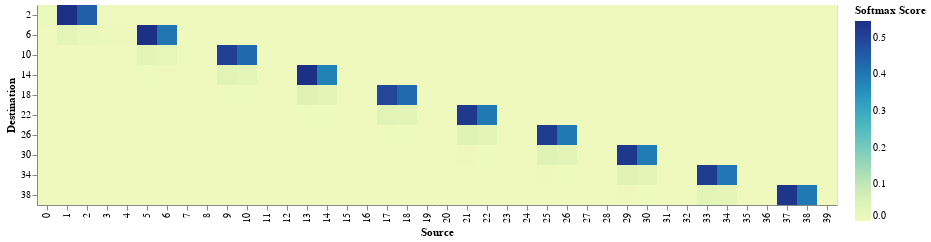

Source (notebook cell):
### Code cell
save_chart(
    plot_df(df, None, softmax=True),
    "img/expected_post_softmax_first_layer.pdf",
)

### Figure 1 — Vega-Lite specification as saved in the notebook (floating-point values rounded to 4 significant figures; data arrays with more than 128 entries replaced by an {"elided": "..."} marker saying what was removed)
{"config": {"view": {"continuousWidth": 300, "continuousHeight": 300}}, "data": {"name": "data-df6f0d47419c531d7e6447679d9e93fd"}, "mark": {"type": "rect", "height": 20, "width": 20}, "encoding": {"color": {"field": "Softmax Score", "type": "quantitative"}, "x": {"field": "Source", "type": "nominal"}, "y": {"field": "Destination", "type": "nominal"}}, "$schema": "https://vega.github.io/schema/vega-lite/v5.20.1.json", "datasets": {"data-df6f0d47419c531d7e6447679d9e93fd": {"elided": "400 records"}}}
